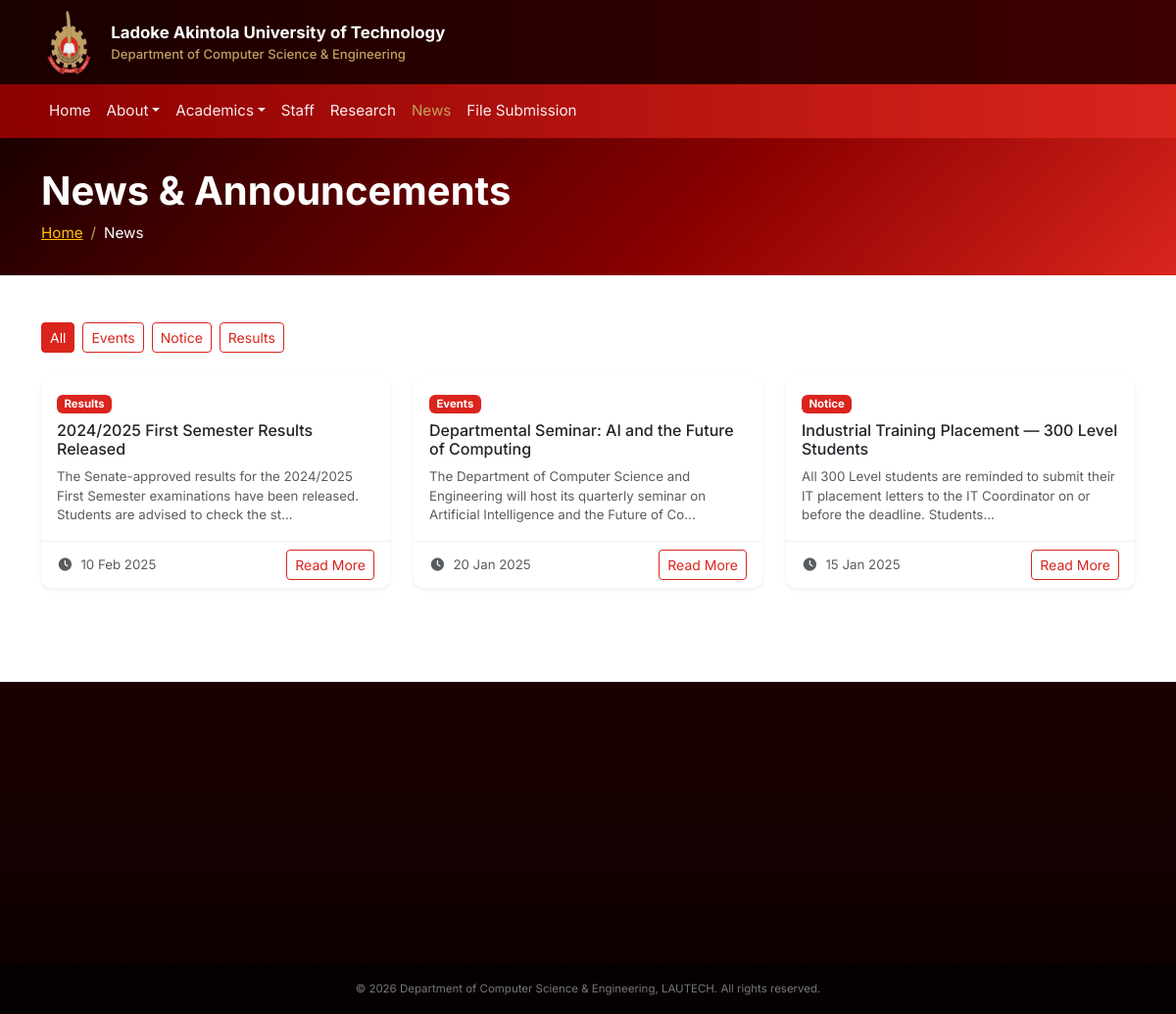
Page /news.php on the committed database.
### tables this page shows
CREATE TABLE IF NOT EXISTS news (
    id           INT AUTO_INCREMENT PRIMARY KEY,
    title        VARCHAR(200) NOT NULL,
    body         TEXT         NOT NULL,
    category     VARCHAR(60)  DEFAULT 'General',
    author       VARCHAR(100) DEFAULT 'Department',
    is_published TINYINT(1)   DEFAULT 1,
    published_at TIMESTAMP    DEFAULT CURRENT_TIMESTAMP
);

### news.php (the view, shortened to what this page needs)
<?php
require_once 'includes/header.php';
require_once 'includes/navbar.php';
if (isset($_GET['id']) && intval($_GET['id']) > 0) {
    $id   = intval($_GET['id']);
    $stmt = mysqli_prepare($conn,
        "SELECT * FROM news WHERE id = ? AND is_published = 1 LIMIT 1");
    mysqli_stmt_bind_param($stmt, 'i', $id);
    mysqli_stmt_execute($stmt);
    $article = mysqli_fetch_assoc(mysqli_stmt_get_result($stmt));
    if (!$article) {
        header('Location: /lautech_csd/news.php');
        exit;
    }
    $stmt2 = mysqli_prepare($conn,
        "SELECT id, title, published_at FROM news
         WHERE category = ? AND id != ? AND is_published = 1
         ORDER BY published_at DESC LIMIT 3");
    mysqli_stmt_bind_param($stmt2, 'si', $article['category'], $id);
    mysqli_stmt_execute($stmt2);
    $related = mysqli_fetch_all(mysqli_stmt_get_result($stmt2), MYSQLI_ASSOC);
?>
<div class="page-banner text-white d-flex align-items-center">
  <div class="container">
    <h1 class="fw-bold" style="font-size:1.6rem;">
      <?php echo htmlspecialchars($article['title']); ?>
    </h1>
    <nav aria-label="breadcrumb">
      <ol class="breadcrumb mb-0">
        <li class="breadcrumb-item"><a href="/lautech_csd/index.php" class="text-warning">Home</a></li>
        <li class="breadcrumb-item"><a href="/lautech_csd/news.php" class="text-warning">News</a></li>
        <li class="breadcrumb-item active text-white">Article</li>
      </ol>
    </nav>
  </div>
</div>
<section class="py-5">
  <div class="container">
    <div class="row g-4">
      <div class="col-lg-8">
        <div class="card shadow-sm">
          <div class="card-body p-4 p-md-5">
            <div class="d-flex gap-2 mb-3 flex-wrap">
              <span class="badge bg-success"><?php echo htmlspecialchars($article['category']); ?></span>
              <span class="text-muted small">
                <i class="fas fa-user me-1"></i><?php echo htmlspecialchars($article['author']); ?>
              </span>
              <span class="text-muted small">
                <i class="fas fa-calendar me-1"></i>
                <?php echo date('d F Y', strtotime($article['published_at'])); ?>
              </span>
            </div>
            <h2 class="fw-bold mb-4"><?php echo htmlspecialchars($article['title']); ?></h2>
            <div class="article-body text-muted" style="line-height:1.9;">
              <?php echo nl2br(htmlspecialchars($article['body'])); ?>
            </div>
            <hr class="mt-4">
            <a href="/lautech_csd/news.php" class="btn btn-outline-success">
              <i class="fas fa-arrow-left me-1"></i>Back to News
            </a>
          </div>
        </div>
      </div>
      <div class="col-lg-4">
        <div class="card shadow-sm mb-4">
          <div class="card-header">
            <h6 class="mb-0"><i class="fas fa-layer-group me-2 text-success"></i>Related Articles</h6>
          </div>
          <div class="card-body p-0">
            <?php if (empty($related)): ?>
              <p class="text-muted p-3 mb-0 small">No related articles found.</p>
            <?php else: ?>
              <?php foreach ($related as $rel): ?>
              <a href="/lautech_csd/news.php?id=<?php echo $rel['id']; ?>"
                 class="d-block p-3 border-bottom text-decoration-none related-link">
                <div class="small fw-semibold text-dark">
                  <?php echo htmlspecialchars(substr($rel['title'], 0, 60)); ?>...
                </div>
                <div class="text-muted" style="font-size:0.75rem;">
                  <?php echo date('d M Y', strtotime($rel['published_at'])); ?>
                </div>
              </a>
              <?php endforeach; ?>
            <?php endif; ?>
          </div>
        </div>
        <div class="card shadow-sm">
          <div class="card-body text-center p-4">
            <i class="fas fa-envelope fa-2x text-primary mb-2"></i>
            <p class="small text-muted mb-2">Questions about this notice?</p>
            <a href="/lautech_csd/contact.php" class="btn btn-sm btn-outline-success">Contact the Department</a>
          </div>
        </div>
      </div>
    </div>
  </div>
</section>
<?php
} else {
    $category  = isset($_GET['cat']) ? mysqli_real_escape_string($conn, $_GET['cat']) : '';
    $whereSQL  = $category ? "AND category = '$category'" : '';
    $allNews = mysqli_fetch_all(mysqli_query($conn,
        "SELECT * FROM news WHERE is_published = 1 $whereSQL
         ORDER BY published_at DESC"),
        MYSQLI_ASSOC
    );
    $categories = mysqli_fetch_all(mysqli_query($conn,
        "SELECT DISTINCT category FROM news WHERE is_published = 1 ORDER BY category ASC"),
        MYSQLI_ASSOC
    );
?>
<div class="page-banner text-white d-flex align-items-center">
  <div class="container">
    <h1 class="fw-bold">News &amp; Announcements</h1>
    <nav aria-label="breadcrumb">
      <ol class="breadcrumb mb-0">
        <li class="breadcrumb-item"><a href="/lautech_csd/index.php" class="text-warning">Home</a></li>
        <li class="breadcrumb-item active text-white">News</li>
      </ol>
    </nav>
  </div>
</div>
<section class="py-5">
  <div class="container">
    <div class="d-flex gap-2 flex-wrap mb-4">
      <a href="/lautech_csd/news.php"
         class="btn btn-sm <?php echo !$category ? 'btn-success' : 'btn-outline-success'; ?>">
        All
      </a>
      <?php foreach ($categories as $cat): ?>
        <a href="?cat=<?php echo urlencode($cat['category']); ?>"
           class="btn btn-sm <?php echo ($category === $cat['category']) ? 'btn-success' : 'btn-outline-success'; ?>">
          <?php echo htmlspecialchars($cat['category']); ?>
        </a>
      <?php endforeach; ?>
    </div>
    <?php if (empty($allNews)): ?>
      <div class="text-center py-5">
        <i class="fas fa-newspaper fa-3x text-muted mb-3"></i>
        <p class="text-muted">No news items found.</p>
      </div>
    <?php else: ?>
    <div class="row g-4">
      <?php foreach ($allNews as $item): ?>
      <div class="col-md-6 col-lg-4">
        <div class="card h-100 shadow-sm news-card">
          <div class="card-body">
            <span class="badge bg-success mb-2"><?php echo htmlspecialchars($item['category']); ?></span>
            <h5 class="card-title" style="font-size:1rem;">
              <?php echo htmlspecialchars($item['title']); ?>
            </h5>
            <p class="card-text text-muted small">
              <?php echo htmlspecialchars(substr($item['body'], 0, 130)); ?>...
            </p>
          </div>
          <div class="card-footer bg-transparent d-flex justify-content-between align-items-center">
            <small class="text-muted">
              <i class="fas fa-clock me-1"></i>
              <?php echo date('d M Y', strtotime($item['published_at'])); ?>
            </small>
            <a href="/lautech_csd/news.php?id=<?php echo $item['id']; ?>"
               class="btn btn-sm btn-outline-success">Read More</a>
          </div>
        </div>
      </div>
      <?php endforeach; ?>
    </div>
    <?php endif; ?>
  </div>
</section>
<?php } ?>
<?php require_once 'includes/footer.php'; ?>

### assets/css/style.css (style rules this page uses)
:root { --lautech-red: #DA251D; --lautech-gold: #C0A062; --lautech-dark: #8B0000; --lautech-light-gold: #E8C97A; --lautech-cream: #FDF8F0; --text-body: #2c2c2c; }
body { font-family: 'Inter', sans-serif; font-size: 0.95rem; color: var(--text-body); }
.btn-success { background-color: var(--lautech-red) !important; border-color: var(--lautech-red) !important; }
.btn-outline-success { color: var(--lautech-red) !important; border-color: var(--lautech-red) !important; }
.bg-success { background-color: var(--lautech-red) !important; }
.badge.bg-success { background-color: var(--lautech-red) !important; }
.page-banner { background: linear-gradient(135deg, #1a0000 0%, #8B0000 60%, #DA251D 100%); min-height: 140px; padding: 30px 0; }
.card { border: none; border-radius: 10px; transition: transform 0.25s ease, box-shadow 0.25s ease; }
.news-card .card-footer { border-top: 1px solid #f0f0f0; }
.breadcrumb-item + .breadcrumb-item::before { color: var(--lautech-gold); }

### rows in the picture
news: category "Results", title "2024/2025 First Semester Results Released", body "The Senate-approved results for the 2024/2025 First Semester examinations have been released. Students are advised to check the st", published_at "10 Feb 2025"
news: category "Events", title "Departmental Seminar: AI and the Future of Computing", body "The Department of Computer Science and Engineering will host its quarterly seminar on Artificial Intelligence and the Future of Co", published_at "20 Jan 2025"
news: category "Notice", title "Industrial Training Placement — 300 Level Students", body "All 300 Level students are reminded to submit their IT placement letters to the IT Coordinator on or before the deadline. Students", published_at "15 Jan 2025"

### other values in the picture
$cat['category'] "Events"
$cat['category'] "Notice"
$cat['category'] "Results"
